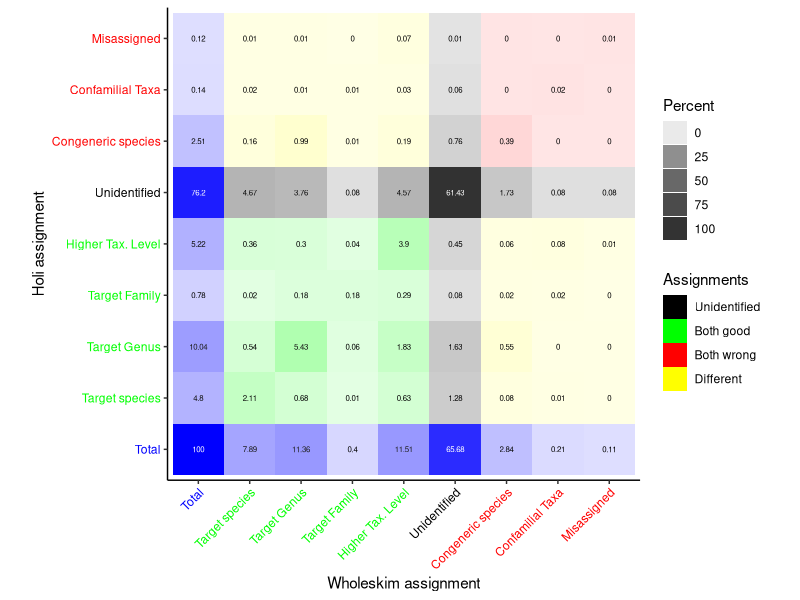
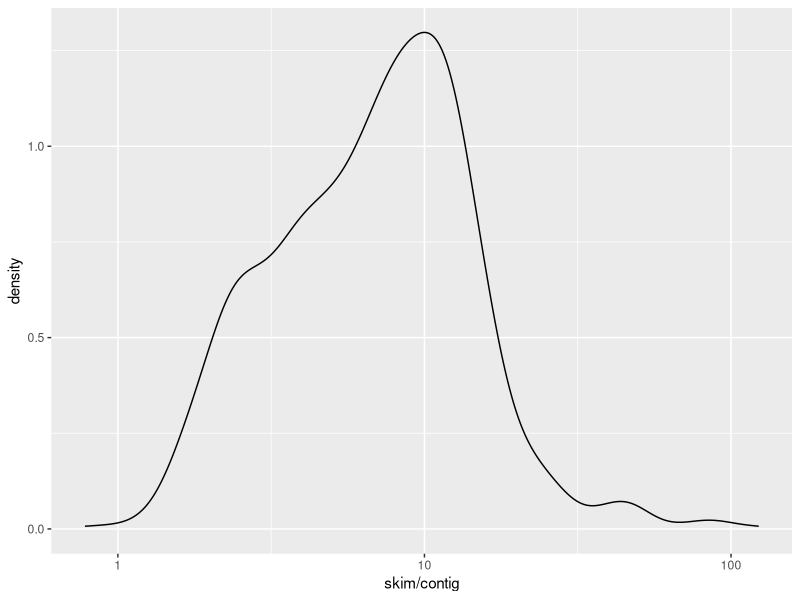
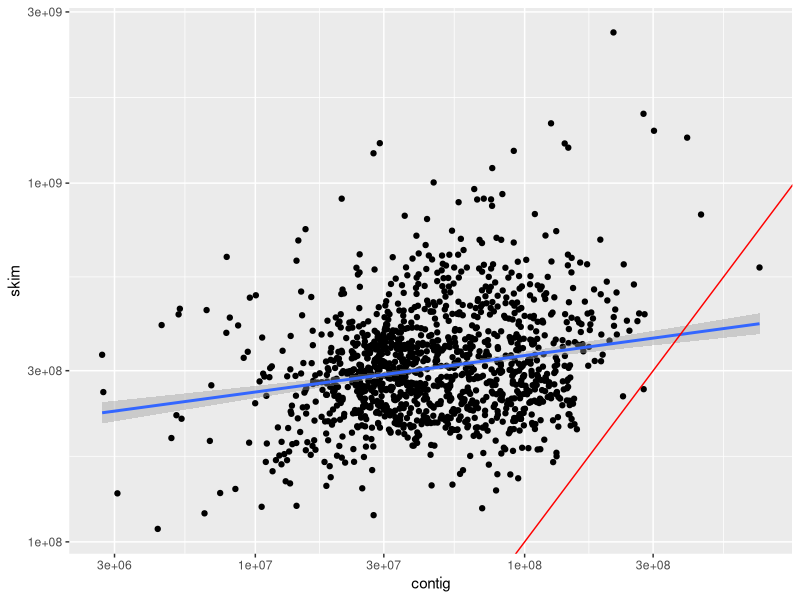
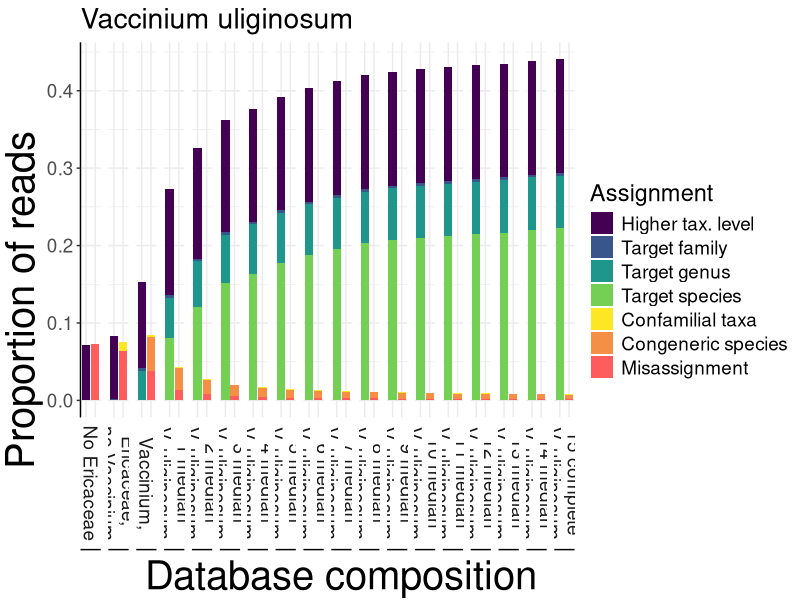
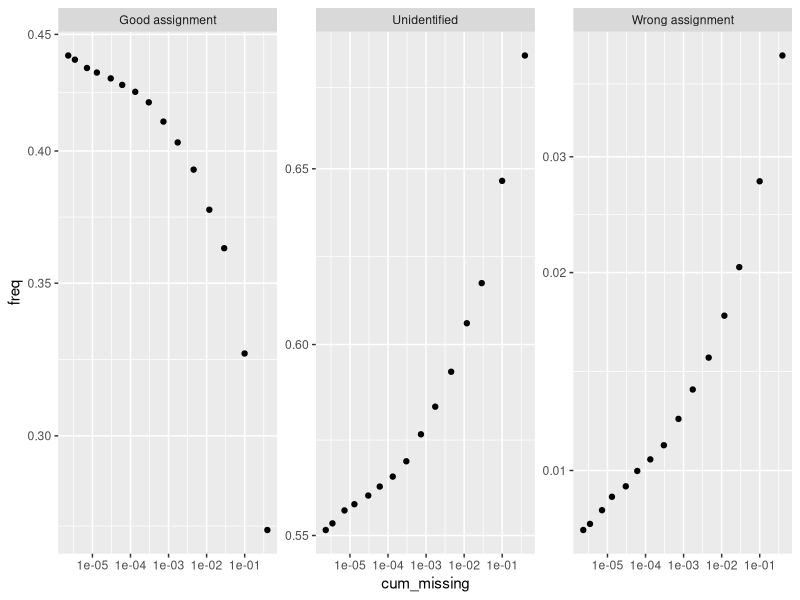
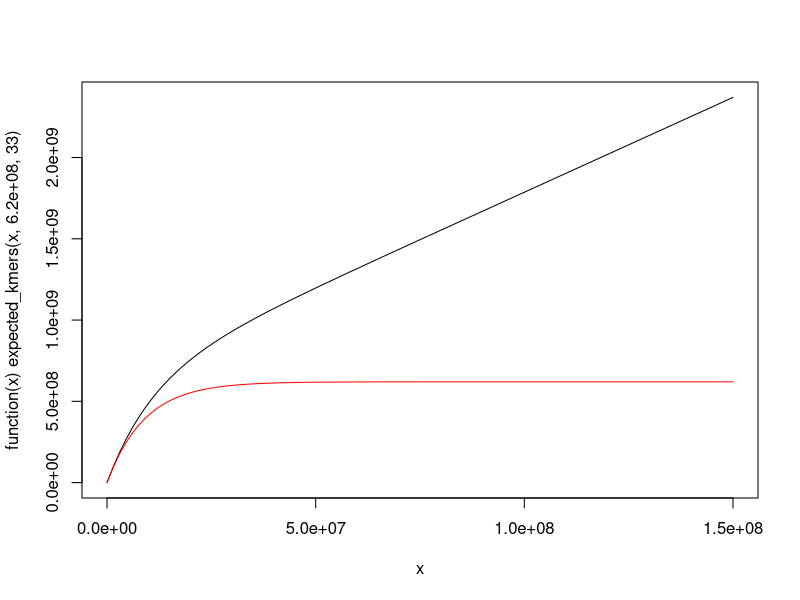
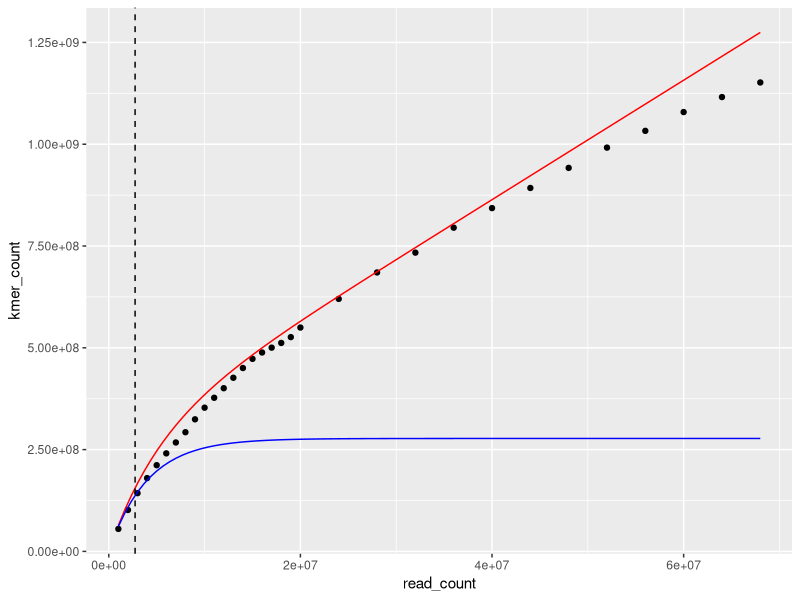
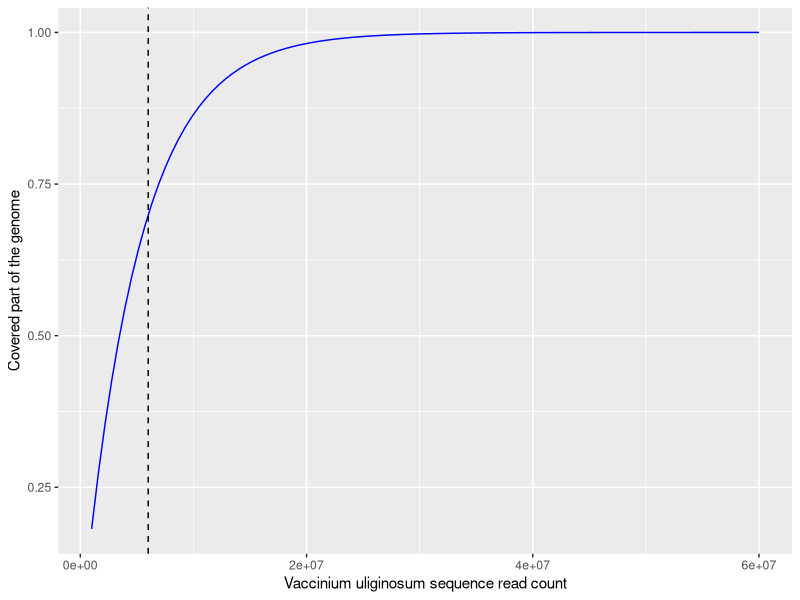

These charts were generated, in order, by the following R code:
## ---- chunk 1
library(tidyverse)
library(ggpubr)
library(grid)
## ---- chunk 2
data <- read_csv("results/data/confusion.csv")
## ---- chunk 3
assign_levels <- c("Total",'Target',"Target Genus","Target Family",
                   "Higher Tax. Level","Unidentified",
                   "Congeneric species","Confamilial Taxa",
                   "Misassigned")

assign_color <- ifelse(assign_levels %in% c('Target',
                                                       "Target Genus",
                                                       "Target Family", 
                                                       "Higher Tax. Level"), 
                   "green", 
                   ifelse(assign_levels == "Unidentified",
                          "black",
                          ifelse(assign_levels=="Total",
                                 "blue","red")))

congruence_level <- c("Total","Unidentified","Both good","Both wrong","Different")
## ---- chunk 4
data %>%
  mutate(Total = `Number of reads`) %>%
  pivot_longer(-c(`Wholeskim assignment`, `Number of reads`),
    names_to = "Holi assignment",
    values_to = "Assigned reads"
  ) %>%
  mutate(Percent = `Assigned reads` / `Number of reads`[`Wholeskim assignment` == "Total"[1]] * 100) %>%
  #  filter(`Wholeskim assignment` != "Total") %>%
  mutate(
    `Wholeskim assignment` = factor(`Wholeskim assignment`,
      levels = assign_levels
    ) %>%
      fct_recode(`Target species` = "Target"),
    `Holi assignment` = factor(`Holi assignment`,
      levels = assign_levels
    ) %>%
      fct_recode(`Target species` = "Target"),
    holi_class = ifelse(`Holi assignment` %in% c(
      "Target species",
      "Target Genus",
      "Target Family",
      "Higher Tax. Level"
    ),
    "ok",
    ifelse(`Holi assignment` == "Unidentified",
      "Unidentified",
      ifelse(`Holi assignment` == "Total",
        NA, "wrong"
      )
    )
    ),
    wholeskim_class = ifelse(`Wholeskim assignment` %in% c(
      "Target species",
      "Target Genus",
      "Target Family",
      "Higher Tax. Level"
    ),
    "ok",
    ifelse(`Wholeskim assignment` == "Unidentified",
      "Unidentified",
      ifelse(`Wholeskim assignment` == "Total",
        NA, "wrong"
      )
    )
    ),
    Assignments = ifelse(is.na(holi_class) | is.na(wholeskim_class), NA,
      ifelse(holi_class == "ok" & wholeskim_class == "ok", "Both good",
        ifelse(holi_class == "wrong" & wholeskim_class == "wrong",
          "Both wrong",
          ifelse(holi_class == "Unidentified" |
            wholeskim_class == "Unidentified",
          "Unidentified", "Different"
          )
        )
      )
    ),
    Assignments = factor(Assignments, levels = congruence_level)
  ) %>%
  ggplot(aes(x = `Wholeskim assignment`, y = `Holi assignment`)) +
  geom_tile(aes(fill = Assignments, alpha = Percent)) +
  geom_text(
    aes(
      label = round(Percent, 2),
      col = ifelse(abs(Percent - 50) > 30, Percent, 100)
    ),
    size = 2,
    show.legend = FALSE,
  ) +
  scale_fill_manual(
    values = c(
      `Both good` = "green", Different = "yellow",
      Unidentified = "black", `Both wrong` = "red"
    ),
    na.value = "blue",
    limits = congruence_level[-1]
  ) +
  scale_color_gradient(high = "white", low = "black") +
  scale_alpha_continuous(trans = "sqrt") +
  theme_classic() +
  theme(
    axis.text = element_text(colour = assign_color),
    axis.text.x = element_text(angle = 45, vjust = 1, hjust = 1, colour = assign_color)
  ) +
  coord_fixed() -> confusion_matrix_plot
## ---- chunk 5
ggsave("results/figures/confusion_matrix.tiff",confusion_matrix_plot,dpi=300)
ggsave("results/figures/confusion_matrix.png",confusion_matrix_plot,dpi=300)

confusion_matrix_plot
## ---- chunk 6
data <- read_csv("results/data/contigs_kmercount.csv") %>%
          full_join(read_csv("results/data/skims_kmercount.csv"),
                    by = "taxid")
## ---- chunk 7
data %>%
  ggplot(aes(x=skim/contig)) +
  geom_density(bins=50) +
  scale_x_log10()
## ---- chunk 8
MASS::rlm(skim ~ contig, data = data) %>% summary()
## ---- chunk 9
data %>%
  ggplot(aes(y=skim,x = contig)) +
  geom_point() +
  stat_smooth(method = MASS::rlm) +
  geom_abline(slope = 1,col="red") +
  scale_x_log10() +
  scale_y_log10()
## ---- chunk 10
metadata <- read_csv("results/data/ericaceae_metadata.csv")
## ---- chunk 11
skim_order <- c(
  "vaculino_vacc_no_erica",
  "vaculino_vacc_all_erica",
  "vaculi0",
  "vaculi1",
  "vaculi2",
  "vaculi3",
  "vaculi4",
  "vaculi5",
  "vaculi6",
  "vaculi7",
  "vaculi8",
  "vaculi9",
  "vaculi10",
  "vaculi11",
  "vaculi12",
  "vaculi13",
  "vaculi14",
  "vaculi15"
)

oneout_skims <- read.csv("results/figures/erica_dropout/overall.txt", header = FALSE, sep = "\t", na.strings = "NOT")
oneout_skims <- group_by(oneout_skims, V1) %>%
  mutate(percent = V3 / sum(V3)) %>%
  mutate(grouped = ifelse(str_detect(V2, "higher|\\btarget"), paste("corr_", "", sep = ""), paste("incorr_", "", sep = ""))) %>%
  arrange(match(V1, skim_order))


oneout_skims <- oneout_skims[!(oneout_skims$V2 == "unid"), ]


oneout_skims$V2 <- factor(oneout_skims$V2, levels = c(
  "higher_taxa",
  "higher_family",
  "higher_genus",
  "target",
  "off_family",
  "off_genus",
  "off_target"
))


oneout_skims$V1 <- factor(oneout_skims$V1, levels = skim_order)

facet_labs_oneout <- c(
  "No Ericaceae",
  "Ericaceae, \nno Vaccinium",
  "Ericaceae,\nVaccinium,\nno uliginosum",
  "1 median\nV. uliginosum",
  "2 median\nV. uliginosum",
  "3 median\nV. uliginosum",
  "4 median\nV. uliginosum",
  "5 median\nV. uliginosum",
  "6 median\nV. uliginosum",
  "7 median\nV. uliginosum",
  "8 median\nV. uliginosum",
  "9 median\nV. uliginosum",
  "10 median\nV. uliginosum",
  "11 median\nV. uliginosum",
  "12 median\nV. uliginosum",
  "13 median\nV. uliginosum",
  "14 median\nV. uliginosum",
  "15 complete\nV. uliginosum"
)
#  median\nV. uliginosum
names(facet_labs_oneout) <- levels(factor(oneout_skims$V1))

p_plot <- ggplot(oneout_skims, aes(fill = V2, y = percent, x = grouped)) +
  geom_bar(position = "stack", stat = "identity", show.legend = TRUE) +
  scale_fill_manual(
    values = (c("#440154FF", "#39568CFF", "#1F968BFF", "#73D055FF", "#fde725FF", "#f68f46ff", "#ff5d5dff")),
    labels = c("Higher tax. level", "Target family", "Target genus", "Target species", "Confamilial taxa", "Congeneric species", "Misassignment"),
    name = "Assignment", drop = FALSE
  ) +
  ggtitle("Vaccinium uliginosum") +
  theme_bw() +
  theme(
    axis.title.x = element_blank(),
    axis.text.x = element_blank(),
    axis.ticks.x = element_blank(),
    axis.title.y = element_blank(),
    axis.line = element_line(colour = "black"),
    strip.text.x = element_text(angle = 270),
    panel.border = element_blank(),
    strip.background = element_rect(fill = NA, color = "white"),
    text = element_text(size = 17)
  ) +
  facet_grid(~V1, switch = "x", labeller = labeller(V1 = facet_labs_oneout))

vaccfig <- ggarrange(p_plot,
  ncol = 1,
  nrow = 1,
  common.legend = TRUE,
  legend = "right",
  heights = c(1, 1)
)

annotate_figure(vaccfig,
  left = textGrob("Proportion of reads", rot = 90, vjust = 0.5, gp = gpar(cex = 2.4)),
  bottom = textGrob("Database composition", vjust = 0.3, hjust = 0.7, gp = gpar(cex = 2.4))
) -> sequencing_effort_plot
## ---- chunk 12
ggsave("results/figures/sequencing_effort.tiff",
       sequencing_effort_plot,dpi=300,
       width = 8,height = 5, bg = "white")
ggsave("results/figures/sequencing_effort.png",
       sequencing_effort_plot,dpi=300,
       width = 8,height = 5, bg = "white")

sequencing_effort_plot
## ---- chunk 13
metadata %>%
  filter(str_detect(skim_taxa,"uliginosum")) %>%
  mutate(skim_order = n():1,
         skim_effort = skim_reads * (100 - 33 + 1) / 650e6,
         missing = exp(-skim_effort)) %>%
  arrange(skim_order) %>%
  mutate(cum_effort = cumsum(skim_effort),
         cum_missing = exp(-cum_effort),
         database = glue::glue("vaculi{skim_order}")
        ) %>%
  select(skim_order,skim_name,
         database,
         skim_reads,skim_effort,
         cum_effort,cum_missing) -> uliginosum_coverage
  
## ---- chunk 14
data <- read_csv("results/data/ericaceae_identification.csv")
## ---- chunk 15
data %>%
  mutate(ident_class = ifelse(status == "unid", 
                              "Unidentified",
                              ifelse(status %in% c("off_target",
                                                   "off_genus",
                                                   "off_family"),
                                     "Wrong assignment",
                                     "Good assignment"))) %>%
  group_by(database) %>%
  mutate(freq = read_count/sum(read_count)) %>%
  group_by(database,ident_class) %>%
  summarise(freq = sum(freq)) %>%
  left_join(uliginosum_coverage) %>%
  filter(!is.na(skim_name)) %>%
  ggplot(aes(x = cum_missing,y = freq)) +
  geom_point() +
  scale_x_log10() + 
  scale_y_log10() +
  facet_wrap(.~ ident_class, scales = "free_y")

## ---- chunk 16
expected_kmers <- function(nreads, gsize, k, read_size = 101, eseq = 3.5e-3) {
  nkmer <- (read_size - k + 1) * nreads 
  badkmer <- read_size * nreads * eseq * k
  goodkmer <- nkmer - badkmer
  depth <- goodkmer / (gsize - k + 1)
  (gsize - k + 1) * (1 - exp(-depth)) + badkmer
}

plot(function(x) expected_kmers(x,620e6,33), xlim=c(1,150e6))
plot(function(x) expected_kmers(x,620e6,33,eseq = 0), xlim=c(1,150e6),col="red", add=TRUE)

## ---- chunk 17
data_kmer <- read_csv(file = "results/data/vacc_reads_subset_kmercount.csv",
                 show_col_types = FALSE)
## ---- chunk 18
data_kmer %>% filter(read_count > 5e7) %>%
  lm(kmer_count ~ read_count, data=.) %>%
  summary()
## ---- chunk 19
fit <- nls(kmer_count ~ expected_kmers(read_count,genome_size,33,eseq =eseq),
    data = data_kmer,
    start = c(genome_size=600e6,eseq=4.4e-3))

summary(fit)
## ---- chunk 20
data_kmer %>%
  ggplot(aes(x=read_count,y=kmer_count)) +
  geom_point() +
  geom_function(fun = function(x) expected_kmers(x,coef(fit)['genome_size'],
                                                 33,eseq = 4.4e-3), 
                colour = "red")+
  geom_function(fun = function(x) expected_kmers(x,coef(fit)['genome_size'],33,eseq = 0), 
                colour = "blue") +
  geom_vline(xintercept = coef(fit)['genome_size']/101, lty=2)
## ---- chunk 21
coverage_estimate <- function(nreads, gsize, k, read_size = 101,
                              eseq = coef(fit)['eseq']) {
  nkmer <- (read_size - k + 1) * nreads 
  badkmer <- read_size * nreads * eseq * k
  goodkmer <- nkmer - badkmer
  depth <- goodkmer / (gsize - k + 1)
  1-exp(-depth)
}


ggplot() +
  xlim(1e6, 6e7) +
  geom_function(fun = function(x) coverage_estimate(x,coef(fit)['genome_size'],33,
                                                    eseq = coef(fit)['eseq']), 
                colour = "blue") +
  geom_vline(xintercept = 6e6, lty=2) +
  ylab("Covered part of the genome") +
  xlab("Vaccinium uliginosum sequence read count")
## ---- chunk 22
coverage_estimate(6e6,coef(fit)['genome_size'],33,eseq = 4.4e-3)
## ---- chunk 23
assign_levels <- c("target","higher_genus","higher_family","higher_taxa",
                   "unid",
                   "off_target","off_genus","off_family")
data <- read_csv("results/data/vaccinium_dropout.csv", show_col_types = FALSE) %>%
  mutate(category = factor(category,levels=assign_levels)) %>%
  separate(sample,into = c("xxx","library_read_count"),remove = FALSE,sep = "_") %>%
  select(-xxx) %>%
  mutate(library_read_count = as.numeric(library_read_count) * 1e6,
         coverage = coverage_estimate(library_read_count,coef(fit)['genome_size'],33,
                                                    eseq = coef(fit)['eseq']))
  
## ---- chunk 24
data %>%
  left_join(data_kmer,by=c(library_read_count="read_count")) %>%
  group_by(sample) %>%
  mutate(freq = read_count / sum(read_count)) %>%
  ungroup() %>%
  #filter(category %in% c("target","off_family")) %>%
  ggplot(aes(x=kmer_count,y=freq, col = category)) +
  stat_smooth(aes(group = interaction(kmer_count < 6e8,category)),method = lm) +
  geom_point() +
  ylab("Frequence of targer") +
  facet_wrap(. ~ category, scale = "free_y")
## ---- chunk 25

